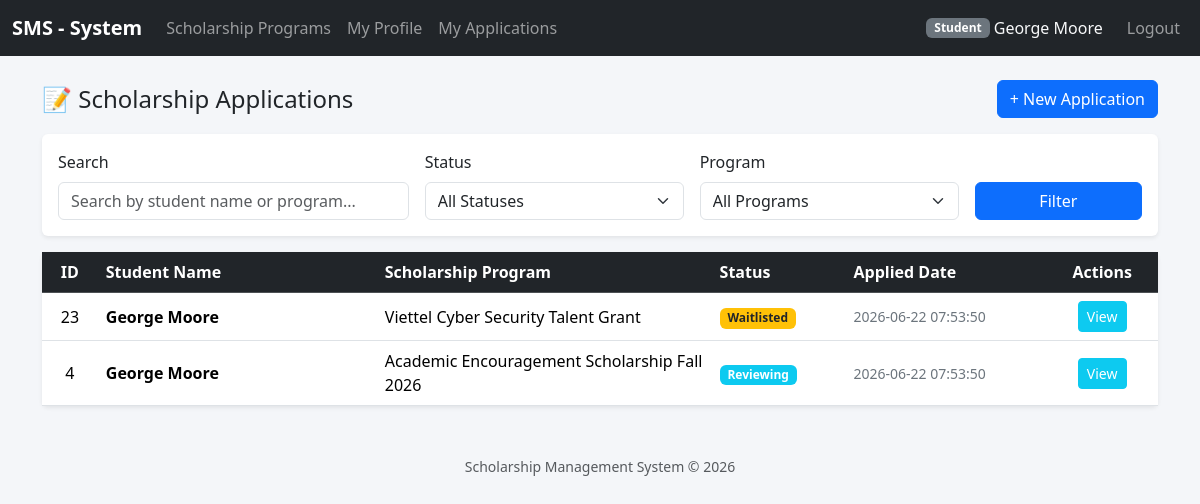
Before: /index.php?controller=applications&action=index (signed in) with the older database file.
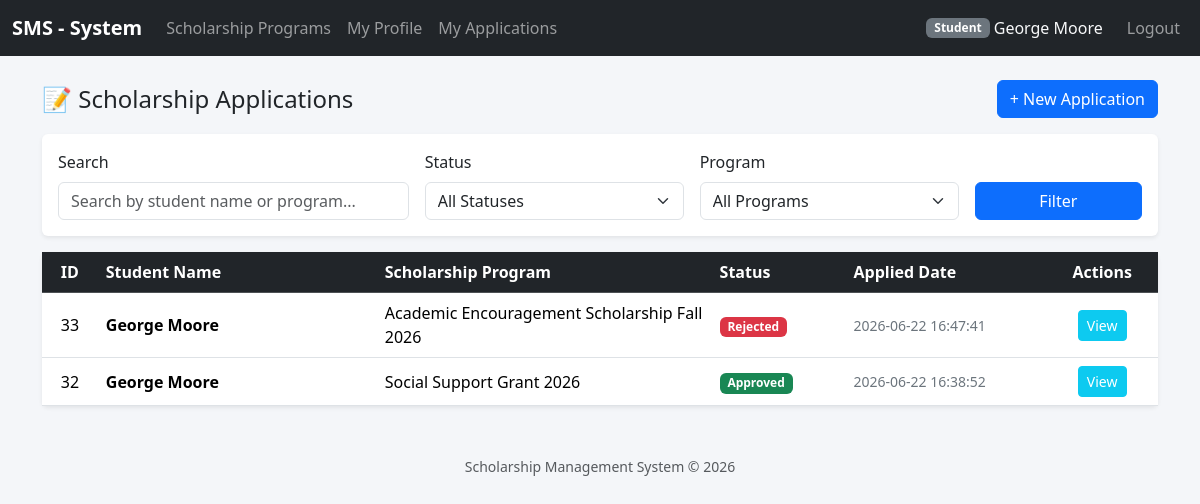
After: the same page with the newer database file.
### tables this page shows
CREATE TABLE `applications` (
  `id` int(11) NOT NULL,
  `user_id` int(11) NOT NULL,
  `tier_id` int(11) NOT NULL,
  `profile_id` int(11) NOT NULL,
  `reviewer_id` int(11) DEFAULT NULL,
  `status` enum('pending','reviewing','approved','rejected','waitlisted') DEFAULT 'pending',
  `applied_date` timestamp NOT NULL DEFAULT current_timestamp()
);

CREATE TABLE `users` (
  `id` int(11) NOT NULL,
  `email` varchar(255) NOT NULL,
  `password_hash` varchar(255) NOT NULL,
  `full_name` varchar(150) NOT NULL,
  `role` enum('admin','student','reviewer') DEFAULT 'student',
  `created_at` timestamp NOT NULL DEFAULT current_timestamp()
);

CREATE TABLE `scholarship_programs` (
  `id` int(11) NOT NULL,
  `title` varchar(255) NOT NULL,
  `scholarship_type` enum('internal_academic','corporate_sponsor','social_support') NOT NULL,
  `start_date` date DEFAULT NULL,
  `end_date` date DEFAULT NULL,
  `status` enum('active','closed','draft') DEFAULT 'draft',
  `min_gpa` decimal(3,2) DEFAULT 0.00,
  `min_training_score` int(11) DEFAULT 0
);

### config/database.php (called while the page is built)
<?php
class Database
{
    private static ?PDO $instance = null;
    public static function getConnection(): PDO
    {
        if (self::$instance === null) {
            $host    = 'localhost';
            $dbname  = 'scholarship_system';
            $user    = 'root';
            $pass    = '';
            $charset = 'utf8mb4';
            $dsn = "mysql:host={$host};dbname={$dbname};charset={$charset}";
            $options = [
                PDO::ATTR_ERRMODE            => PDO::ERRMODE_EXCEPTION,
                PDO::ATTR_DEFAULT_FETCH_MODE => PDO::FETCH_ASSOC,
                PDO::ATTR_EMULATE_PREPARES   => false,
            ];
            try {
                self::$instance = new PDO($dsn, $user, $pass, $options);
            } catch (PDOException $e) {
                die('Kết nối CSDL thất bại: ' . $e->getMessage());
            }
        }
        return self::$instance;
    }
}

### controllers/ApplicationController.php (called while the page is built, shortened)
<?php
require_once __DIR__ . '/../models/ApplicationModel.php';
require_once __DIR__ . '/../helpers/auth.php';
class ApplicationController
{
    private ApplicationModel $model;
    public function __construct()
    {
        $this->model = new ApplicationModel();
    }
    public function index(): void
    {
        $currentUser = current_user();
        $page = isset($_GET['page']) ? max(1, (int)$_GET['page']) : 1;
        $perPage = 10;
        $offset = ($page - 1) * $perPage;
        $search = isset($_GET['search']) ? trim($_GET['search']) : '';
        $statusFilter = isset($_GET['status']) ? trim($_GET['status']) : '';
        $programFilter = isset($_GET['program']) ? (int)$_GET['program'] : 0;
        if ($currentUser['role'] === 'student') {
            $applications = $this->model->getByUserIdPaginated(
                (int)$currentUser['id'],
                $offset,
                $perPage,
                $search,
                $statusFilter,
                $programFilter
            );
        } else {
            $applications = $this->model->getAllPaginated($offset, $perPage, $search, $statusFilter, $programFilter);
            $totalCount = $this->model->countAll($search, $statusFilter, $programFilter);
        }
        require __DIR__ . '/../views/applications/index.php';
    }
}

### helpers/functions.php (called while the page is built, shortened)
<?php
function e(mixed $value): string
{
    return htmlspecialchars((string)($value ?? ''), ENT_QUOTES, 'UTF-8');
}
function url(string $controller, string $action = 'index', array $params = []): string
{
    $query = array_merge(['controller' => $controller, 'action' => $action], $params);
    return 'index.php?' . http_build_query($query);
}
?>

### helpers/auth.php (called while the page is built, shortened)
<?php
require_once __DIR__ . '/../config/database.php';
function current_user(): ?array
{
    return $_SESSION['user'] ?? null;
}
function is_logged_in(): bool
{
    return isset($_SESSION['user']);
}

### models/ApplicationModel.php (called while the page is built, shortened)
<?php
require_once __DIR__ . '/../config/database.php';
class ApplicationModel
{
    private PDO $pdo;
    public function __construct()
    {
        $this->pdo = Database::getConnection();
    }
    public function getByUserIdPaginated(int $userId, int $offset, int $limit, string $search = '', string $statusFilter = '', int $programFilter = 0): array
    {
        $sql = "
            SELECT
                a.id,
                a.user_id,
                a.tier_id,
                a.status,
                a.applied_date,
                u.full_name as student_name,
                st.tier_name,
                sp.title as program_title
            FROM applications a
            INNER JOIN users u ON a.user_id = u.id
            INNER JOIN scholarship_tiers st ON a.tier_id = st.id
            INNER JOIN scholarship_programs sp ON st.program_id = sp.id
            WHERE a.user_id = ?
        ";
        $params = [$userId];
        $sql .= " ORDER BY a.id DESC LIMIT ? OFFSET ?";
        $params[] = $limit;
        $params[] = $offset;
        $stmt = $this->pdo->prepare($sql);
        $stmt->execute($params);
        return $stmt->fetchAll(PDO::FETCH_ASSOC);
    }
}

### views/applications/index.php (the view, shortened to what this page needs)
<?php
require_once __DIR__ . '/../partials/header.php';
$search = $search ?? '';
?>
<div class="d-flex justify-content-between align-items-center mb-3">
    <h4 class="mb-0">📝 Scholarship Applications</h4>
    <?php if (isset($currentUser) && $currentUser['role'] !== 'reviewer'): ?>
        <a href="index.php?controller=applications&action=create" class="btn btn-primary">+ New Application</a>
    <?php endif; ?>
</div>
<div class="card shadow-sm border-0 mb-3">
    <div class="card-body">
        <form method="GET" action="index.php" class="row g-3">
            <div class="col-md-4">
                <label for="search" class="form-label">Search</label>
                <input type="text"
                       class="form-control"
                       id="search"
                       name="search"
                       placeholder="Search by student name or program..."
                       value="<?= htmlspecialchars($search) ?>">
            </div>
            <div class="col-md-3">
                <label for="status" class="form-label">Status</label>
                <select class="form-select" id="status" name="status">
                    <option value="">All Statuses</option>
                </select>
            </div>
            <div class="col-md-3">
                <label for="program" class="form-label">Program</label>
                <select class="form-select" id="program" name="program">
                    <option value="0">All Programs</option>
                </select>
            </div>
            <div class="col-md-2 d-flex align-items-end">
                <button type="submit" class="btn btn-primary w-100">Filter</button>
            </div>
        </form>
    </div>
</div>
<div class="card shadow-sm border-0">
    <div class="table-responsive">
        <table class="table table-hover align-middle mb-0">
            <thead class="table-dark">
                <tr>
                    <th style="width: 5%; text-align: center;">ID</th>
                    <th style="width: 25%;">Student Name</th>
                    <th style="width: 30%;">Scholarship Program</th>
                    <th style="width: 12%;">Status</th>
                    <th style="width: 18%;">Applied Date</th>
                    <th style="width: 10%; text-align: center;">Actions</th>
                </tr>
            </thead>
            <tbody>
            <?php if (empty($applications)): ?>
                <tr>
                    <td colspan="6" style="text-align: center; color: #999; padding: 2rem;">
                        No applications found.
                    </td>
                </tr>
            <?php else: ?>
                <?php foreach ($applications as $app): ?>
                <tr id="row-<?= htmlspecialchars($app['id']) ?>">
                    <td style="text-align: center; font-weight: 500;"><?= htmlspecialchars($app['id']) ?></td>
                    <td><strong><?= htmlspecialchars($app['student_name']) ?></strong></td>
                    <td><?= htmlspecialchars($app['program_title']) ?></td>
                    <td>
                        <?php
                        $statusClass = 'badge bg-warning text-dark';
                        if ($app['status'] === 'approved') $statusClass = 'badge bg-success';
                        if ($app['status'] === 'rejected') $statusClass = 'badge bg-danger';
                        if ($app['status'] === 'reviewing') $statusClass = 'badge bg-info';
                        ?>
                        <span class="<?= $statusClass ?>"><?= htmlspecialchars(ucfirst($app['status'])) ?></span>
                    </td>
                    <td class="small text-secondary"><?= htmlspecialchars($app['applied_date']) ?></td>
                    <td class="text-center">
                        <div class="actions d-flex gap-2 justify-content-center">
                            <?php if ($currentUser['role'] === 'student'): ?>
                                <a href="index.php?controller=applications&action=view&id=<?= htmlspecialchars($app['id']) ?>"
                                   class="btn btn-sm btn-info text-white">View</a>
                            <?php endif; ?>
                        </div>
                    </td>
                </tr>
                <?php endforeach; ?>
            <?php endif; ?>
            </tbody>
        </table>
    </div>
</div>
<?php require_once __DIR__ . '/../partials/footer.php'; ?>

### public/index.php (shortened to what this page needs)
<?php
require_once __DIR__ . '/../config/database.php';
require_once __DIR__ . '/../helpers/functions.php';
require_once __DIR__ . '/../helpers/auth.php';
$action = $_GET['action'] ?? 'index';
$controller = new $controllerClass();
$allowedActions = ['index', 'show', 'create', 'store', 'edit', 'update', 'delete', 'login', 'doLogin', 'logout', 'export', 'review', 'submitReview', 'exportCsv', 'exportHtml','view'];
if (in_array($action, $allowedActions) && method_exists($controller, $action)) {
    $controller->$action();
} else {
    http_response_code(404);
    echo "Page not found.";
}

### views/partials/header.php (shortened to what this page needs)
<!DOCTYPE html>
<html lang="en">
<head>
    <link href="https://cdn.jsdelivr.net/npm/bootstrap@5.3.3/dist/css/bootstrap.min.css" rel="stylesheet">
</head>
<body>
<nav class="navbar navbar-expand-lg navbar-dark bg-dark mb-4">
    <div class="container-fluid">
        <a class="navbar-brand" href="<?= e(url('scholarship_programs', 'index')) ?>">SMS - System</a>
        <div class="collapse navbar-collapse" id="navMain">
            <ul class="navbar-nav me-auto">
                <li class="nav-item"><a class="nav-link" href="<?= e(url('scholarship_programs', 'index')) ?>">Scholarship Programs</a></li>
                <?php if (isset(current_user()['role'])): ?>
                    <?php if (in_array(current_user()['role'], ['admin', 'reviewer', 'staff'], true)): ?>
                        <?php if (current_user()['role'] === 'admin'): ?>
                            <li class="nav-item"><a class="nav-link" href="<?= e(url('users', 'index')) ?>">Users</a></li>
                        <?php endif; ?>
                        <li class="nav-item"><a class="nav-link" href="<?= e(url('applications', 'index')) ?>">Applications</a></li>
                        <?php else: ?>
                        <li class="nav-item"><a class="nav-link" href="<?= e(url('student_profiles', 'edit', ['id' => current_user()['id']])) ?>">My Profile</a></li>
                        <li class="nav-item"><a class="nav-link" href="<?= e(url('applications', 'index')) ?>">My Applications</a></li>
                    <?php endif; ?>
                <?php endif; ?>
            </ul>
            <ul class="navbar-nav">
                <?php if (is_logged_in()): $u = current_user(); ?>
                    <li class="nav-item d-flex align-items-center text-light me-3">
                        <span class="badge bg-secondary"><?= e(ucfirst($u['role'])) ?></span>&nbsp;<?= e($u['full_name']) ?>
                    </li>
                    <li class="nav-item">
                        <a class="nav-link" href="<?= e(url('auth', 'logout')) ?>">Logout</a>
                    </li>
                <?php else: ?>
                    <li class="nav-item">
                        <a class="nav-link" href="<?= e(url('auth', 'login')) ?>">Login</a>
                    </li>
                <?php endif; ?>
            </ul>
        </div>
    </div>
</nav>
<div class="container">

### views/partials/footer.php (shortened to what this page needs)
</div>
<footer class="text-center mt-5 mb-3 text-muted">
    <small>Scholarship Management System &copy; <?= date('Y') ?></small>
</footer>
</body>
</html>

### views/partials/header.php (style rules this page uses)
body { background-color: #f4f6f9; }
.navbar-brand { font-weight: 700; }

Changed rows visible on the page:
removed applications: id "23", user.full_name "George Moore", scholarship_programs.title "Viettel Cyber Security Talent Grant", status "Waitlisted", applied_date "2026-06-22 07:53:50"
removed applications: id "4", user.full_name "George Moore", scholarship_programs.title "Academic Encouragement Scholarship Fall 2026", status "Reviewing", applied_date "2026-06-22 07:53:50"
added applications: id "33", user.full_name "George Moore", scholarship_programs.title "Academic Encouragement Scholarship Fall 2026", status "Rejected", applied_date "2026-06-22 16:47:41"
added applications: id "32", user.full_name "George Moore", scholarship_programs.title "Social Support Grant 2026", status "Approved", applied_date "2026-06-22 16:38:52"
